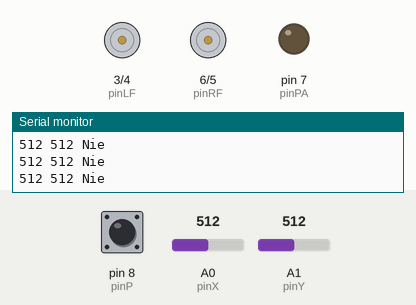
A sketch run on a simulated Arduino Uno, built with avr-gcc and run on an emulated ATmega328P. Shown: motor-driver pin pairs drawn as motors (green arrow = first pin HIGH = forward, orange = second pin HIGH = backward, longer = more drive), output pins drawn as LEDs (lit = HIGH), the last lines printed to the serial monitor. The test bench sets the inputs (shaded band); at power-on: pin 8 (pinP) HIGH, A1 (pinY) = 512, A0 (pinX) = 512.

Above: at 3.2 s.
3.3 s: pin 8 (pinP) pulled LOW for 0.25 s
At 3.5 s:
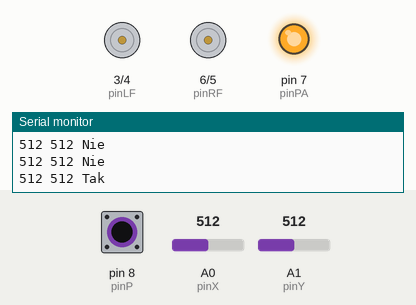
5.1 s: A1 (pinY) set to 475
6.6 s: A1 (pinY) set to 451
At 7.2 s:
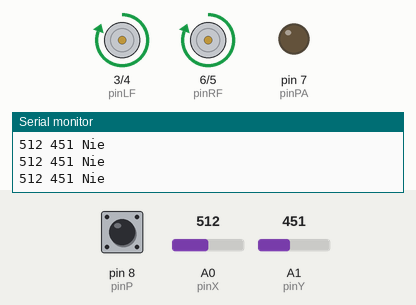
8.1 s: A0 (pinX) set to 631
9.6 s: A0 (pinX) set to 657
At 10.8 s:
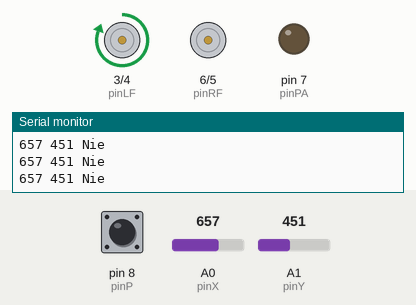
11.1 s: pin 8 (pinP) pulled LOW for 1 s
At 12.0 s:
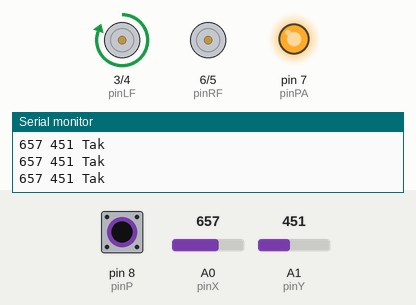
Timing chart, 0 to 14.1 s (numbered marks = the images above; inputs shaded):
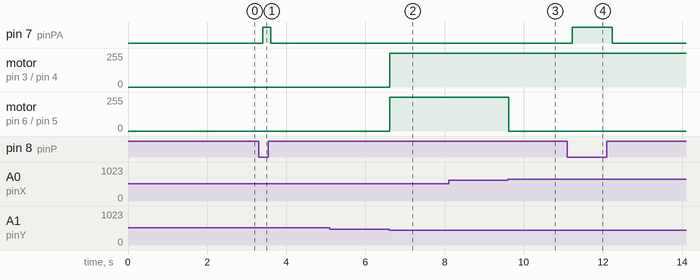

Measured:
- the behaviour switches between 462 and 461 on A1 (pinY) (found by bisection; images 1 and 2)
- the behaviour switches between 643 and 644 on A0 (pinX) (found by bisection; images 2 and 3)
- after the input at 3.3 s, pin 7 (pinPA): LOW → HIGH after 0.10 s, → LOW 0.20 s later
- after the input at 6.6 s, motor on pin 3 (pinLF) / pin 4 (pinLB), motor on pin 6 (pinRF) / pin 5 (pinRB): stopped → forward 255/255 at once
- after the input at 9.6 s, motor on pin 6 (pinRF) / pin 5 (pinRB): forward 255/255 → stopped at once
- after the input at 11.1 s, pin 7 (pinPA): LOW → HIGH after 0.13 s, → LOW 1.0 s later

The sketch:

WojtkowskiCar.ino
```cpp
// CAR WITH ARDUINO by Kacper Wojtkowski 1TP
// 27.05.2023
// v 2.0 (v 1.0 is peace of crap)
// COMPONENTS:
// Arduino Uno
// Motor Driver (L298N)
// Cables Male-Female
// 2 x Batteries 9V (For Arduino and Motor Driver) and this little shit for top
// 2 x 65x26mm 5V motor with 48:1 gear + wires
// Front wheel of the car
// JoyStick https://github.com/SigmaKacper/Arduino/blob/main/JoyStick/JoyStick.ino
// Carton, hot glue, some cable tie and toothpick
// You can also add:
// litle board with buzzer and laser, when u press button it gonna ring and laser gonna light idk how to write English lmao

  //     |    | 0 - 1023
  //     |    |
  //     |   \ /  y
  //     |
  //     | =======> x  0 - 1023
  //     +-------------

// JoyStick
int SideY(const int y);
int SideX(const int x);
int IsPressed(const int prs);
const int pinX = A0;
const int pinY = A1;
const int pinPA = 7; // activator for little board
const int pinP = 8;
//-----------

// DriveModule
// LEFT
const int pinLF = 3;
const int pinLB = 4;
// RIGHT
const int pinRF = 6;
const int pinRB = 5;

void Move(int x, int y, int pressed);
//-----------


// Main
void setup()
{
  Serial.begin( 9600 );
  pinMode(pinLF, OUTPUT); pinMode(pinLB, OUTPUT); pinMode(pinRF, OUTPUT); pinMode(pinRB, OUTPUT); // direction manip (OUTPUT)
  pinMode(pinX, INPUT); pinMode(pinY, INPUT); pinMode( pinP, INPUT); digitalWrite( pinP, HIGH ); // read joystick (INPUT)
  pinMode(pinPA, OUTPUT);
  delay(2000);
}

void loop()
{
  Move( SideX(pinX), SideY(pinY) );
  delay(200);
}
//-------

// Move
void Move(int x, int y)
{
    digitalWrite(pinLF, LOW); digitalWrite(pinLB, LOW);
    digitalWrite(pinRF, LOW); digitalWrite(pinRB, LOW);
    digitalWrite(pinPA, LOW);

  // forward && back
  if(350 < x && x < 644)
  {
    if(y < 462)
    {
      digitalWrite(pinLF, HIGH);
     digitalWrite(pinRF, HIGH);
    }
    else if(562 < y)
    {
      digitalWrite(pinLB, HIGH);
      digitalWrite(pinRB, HIGH);
    }
  }
  // left
  else if(x <= 447)
  {
    if(y <= 512)
      digitalWrite(pinRF, HIGH);
    else if(512 < y)
      digitalWrite(pinRB, HIGH);
  }

  // right
  else if(547 <= x)
  {
    if(y <= 512)
      digitalWrite(pinLF, HIGH);
    else if(512 < y)
      digitalWrite(pinLB, HIGH);
  }


  Serial.print( String(x) + " " + String(y));
    if(IsPressed( digitalRead( pinP ) ) ){
      Serial.println( " Tak" );
      digitalWrite(pinPA, HIGH);
    }
    else
     Serial.println( " Nie" );

}

// Functions Read JoyStick
int SideY(const int pinY)
{
  return analogRead(pinY);
}

int SideX(const int pinX)
{
  return analogRead(pinX);
}

int IsPressed(int prs)
{
  if( prs )
    return 0;
  else
    return 1;
}

//-------------------------
```
